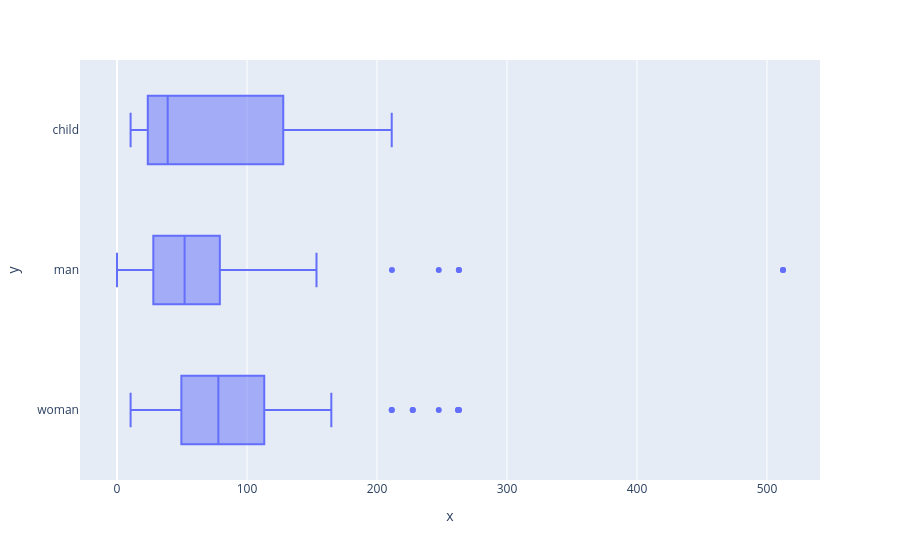

Notebook source saved alongside this figure:
### Markdown cell above
Can display box plots for different categories:

### Code cell
px.box(x=ti['fare'], y=ti['who'])

### Figure 1 — Plotly figure (JSON) as saved in the notebook; plotly's stock layout.template omitted (floating-point values rounded to 4 significant figures; data arrays with more than 128 entries replaced by an {"elided": "..."} marker saying what was removed)
{"data": [{"alignmentgroup": "True", "hovertemplate": "x=%{x}<br>y=%{y}<extra></extra>", "legendgroup": "", "marker": {"color": "#636efa"}, "name": "", "notched": false, "offsetgroup": "", "orientation": "h", "showlegend": false, "type": "box", "x": {"elided": "182 float values"}, "x0": " ", "xaxis": "x", "y": {"elided": "182 str values"}, "y0": " ", "yaxis": "y"}], "layout": {"boxmode": "group", "legend": {"tracegroupgap": 0}, "margin": {"t": 60}, "xaxis": {"anchor": "y", "domain": [0, 1], "title": {"text": "x"}}, "yaxis": {"anchor": "x", "domain": [0, 1], "title": {"text": "y"}}}}
